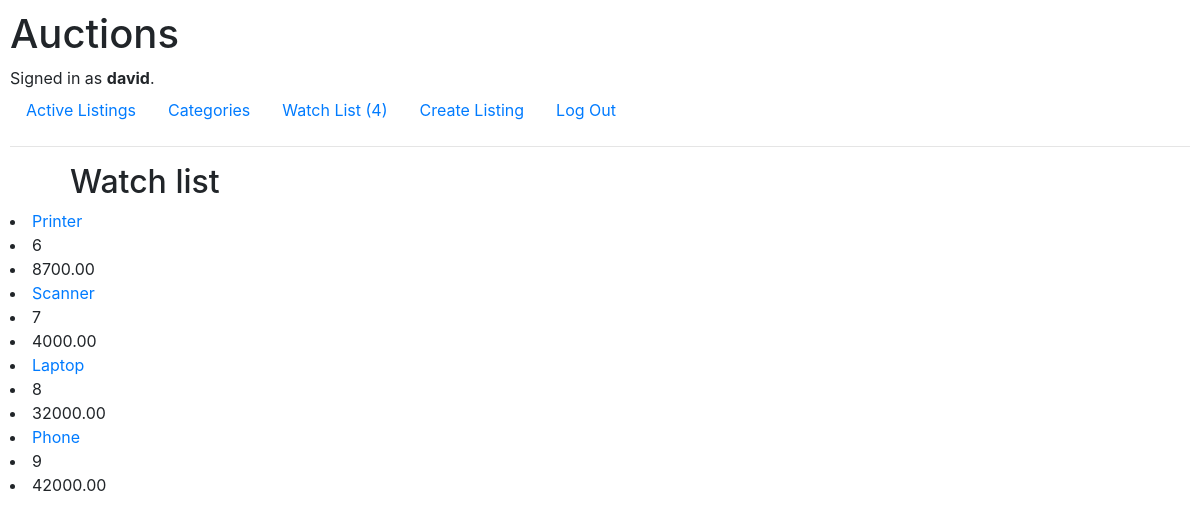
Page /watch (signed in) on the earlier database version.
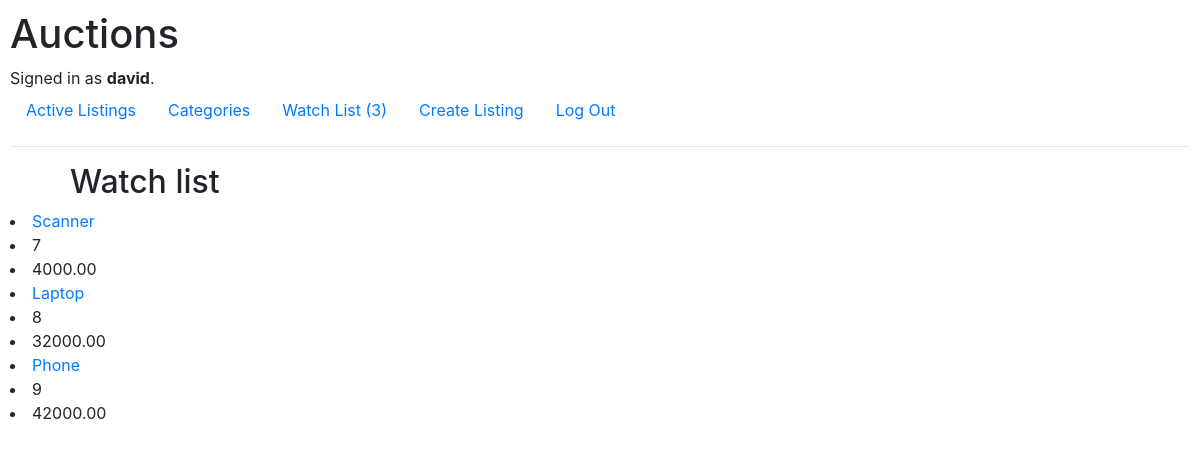
Same page on the later database version.
### auctions/models.py (models this page shows, shortened)
class Watchlist(models.Model):
    author = models.ForeignKey(User, on_delete=models.CASCADE)
    listing = models.ForeignKey(Listing, on_delete=models.CASCADE)

class Listing(models.Model):
    CATEGORY_CHOICES = [
        ('elec', 'Electronics'),
        ('ktc', 'Kitchen Appliances'),
        ('clt', 'Clothing'),
        ('fur', 'Furniture')
    ]
    title = models.CharField(max_length=64)
    description = models.TextField()
    starting_bid = models.DecimalField(max_digits=10, decimal_places=2)
    posting_date = models.DateTimeField(auto_now_add=True)
    category = models.CharField(max_length=32, choices=CATEGORY_CHOICES)
    image  = models.ImageField(null=True, blank=True, upload_to="images/")
    closed = models.BooleanField(default=False)
    user = models.ForeignKey(User, on_delete=models.CASCADE, related_name="listing")

### auctions/views.py (the view)
# urls.py: path("watch", views.watchlist, name="watch"),
def watchlist(request):
    user_instance = User.objects.get(id=request.user.id)
    if request.method == "POST":
        if 'Add' in request.POST:
            listing_instance = Listing.objects.get(id=request.POST.get("Add"))
        else:
            listing_instance = Listing.objects.get(id=request.POST.get("Remove"))
        if Watchlist.objects.filter(author = user_instance, listing_id = listing_instance).exists():
            watch = Watchlist.objects.get(author = user_instance , listing = listing_instance)
            watch.delete()
        else:
            watch = Watchlist(author = user_instance, listing = listing_instance)
            watch.save()
        return HttpResponseRedirect(reverse("listing",kwargs={"listing_id": listing_instance.id}))
    else:
        watch_items = Watchlist.objects.filter(author= user_instance)
        return render(request, "auctions/watch.html", {
            "watch_items":watch_items,
            "total":total_items(request.user.id)
        })

### auctions/views.py (called while the page is built)
def total_items(user_id):
     return Watchlist.objects.filter(author = user_id).count()

### auctions/templates/auctions/watch.html
{% extends "auctions/layout.html" %}
{% block body %}
    <h2>Watch list</h2>
        {% for item in watch_items %}
            <li> <a href="{% url 'listing' item.listing.id %}">{{ item.listing.title }}</a></li>
            <li>{{ item.listing.id }}</li>
            <li>{{ item.listing.starting_bid }}</li>
        {% endfor %}
{% endblock %}

### auctions/templates/auctions/layout.html (shortened to what this page needs)
{% load static %}
<!DOCTYPE html>
<html lang="en">
    <head>
        <link rel="stylesheet" href="https://stackpath.bootstrapcdn.com/bootstrap/4.4.1/css/bootstrap.min.css">
        <link href="{% static 'auctions/styles.css' %}" rel="stylesheet">
    </head>
    <body>
        <h1>Auctions</h1>
        <div>
            {% if user.is_authenticated %}
                Signed in as <strong>{{ user.username }}</strong>.
            {% else %}
                Not signed in.
            {% endif %}
        </div>
        <ul class="nav">
            <li class="nav-item">
                <a class="nav-link" href="{% url 'index' %}">Active Listings</a>
            </li>
            <li class="nav-item">
                <a class="nav-link" href="{% url 'category' %}">Categories</a>
            </li>
            {% if user.is_authenticated %}
                <li class="nav-item">
                    <a class="nav-link" href="{% url 'watch' %}">Watch List ({{total}}) </a>
                </li>
                <li class="nav-item">
                    <a class="nav-link" href="{% url 'create' %}">Create Listing</a>
                </li>
                <li class="nav-item">
                    <a class="nav-link" href="{% url 'logout' %}">Log Out</a>
                </li>
            {% endif %}
        </ul>
        <hr>
        {% block body %}
        {% endblock %}
    </body>
</html>

Differences in the rows shown:
removed Watchlist: listing "Printer", listing.id "6", listing.starting_bid "8700.00"
Other differences:
{{ total }}: "4" → "3"
